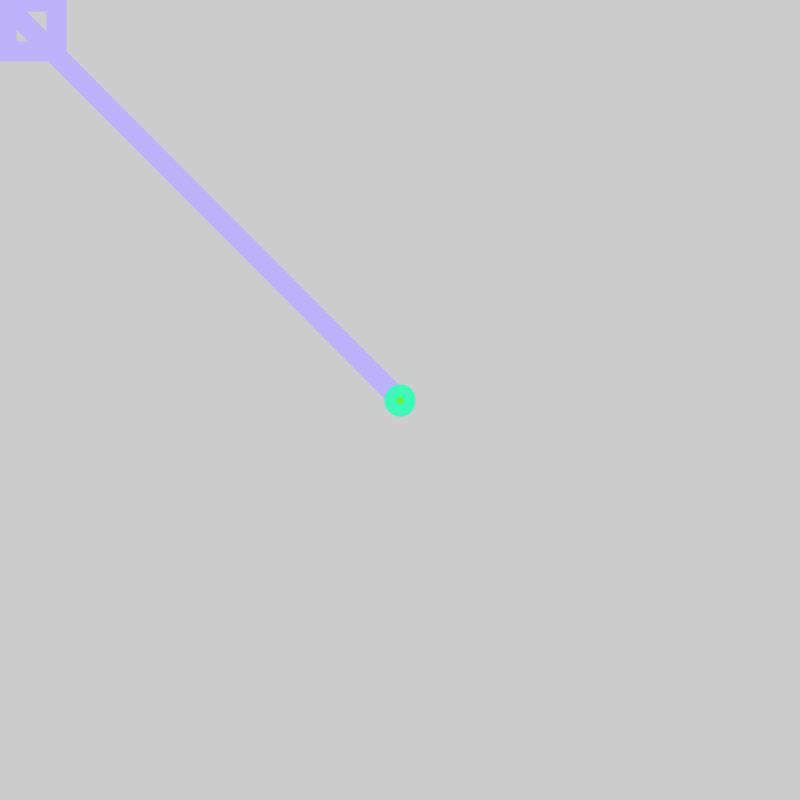
Frame 1 (no input)
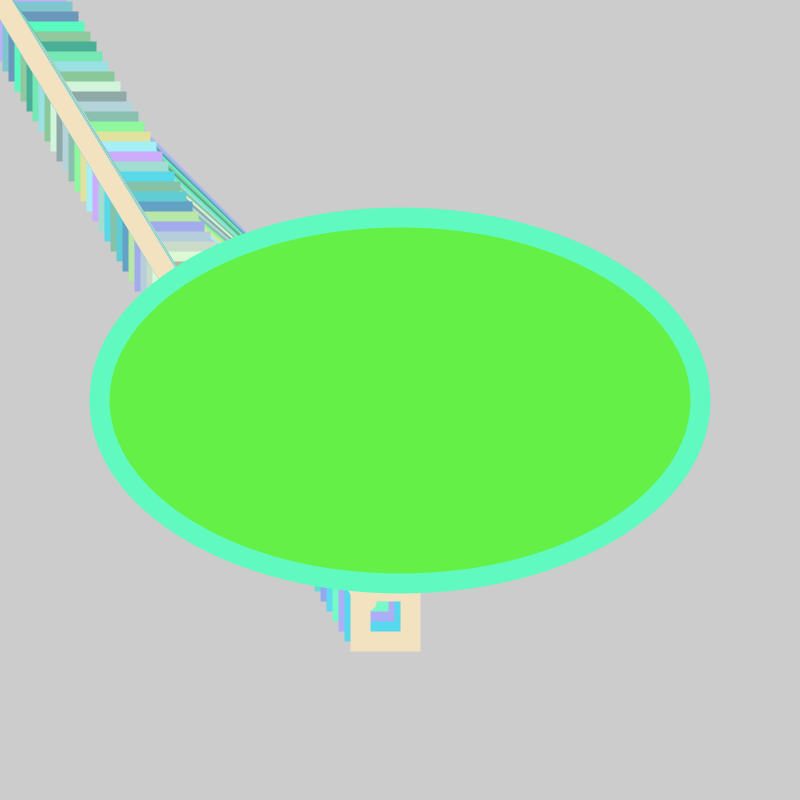
Frame 60 (the mouse pressed at the canvas centre just before this capture)
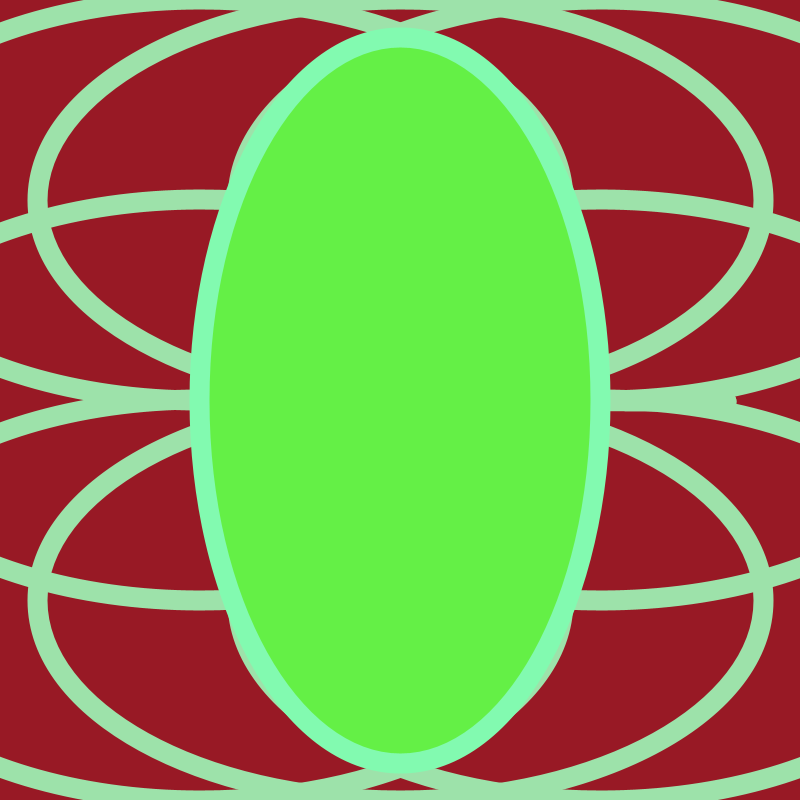
Frame 120 (the mouse held since frame 60 and released just before this capture)

The Processing sketch that drew these frames (run headless with seeded random() and noise(); from frame 60 on, the mouse is pressed at the canvas centre):

// Processing sketch: processing_91028
// ── processing_91028.pde

int xPos=6;
int yPos=1;
int xCount=6;
int yCount=5;
  
void setup (){
  frameRate(9001);
  size(800,800);
  smooth();
}
void draw(){
   
    stroke(random(70,255),random(150,255),random(150,255));
  
    strokeWeight(20);
    noFill();
    rect(xPos,yPos,50,50);
      
    xPos= xPos +xCount;//incex x postion by 1
    if(xPos >= 800 || xPos <= 0){
      if (mousePressed);
      xCount=-xCount;//reverses when hits far edge
    }
    yPos=round(yPos+(yCount*2)); //index y postion by 1
      if(yPos>= 800 || yPos<=0){
        yCount=-yCount;// reverses when hit on bottom
      }
      if (mousePressed){
      background (random(150,255),random(0,50),random(0,50));
      ellipse(200,200,xPos,yPos);
      ellipse(600,600,xPos,yPos);
      ellipse(200,600,xPos,yPos);
      ellipse (600,200,xPos,yPos);
      ellipse(200,400,xPos,yPos);
      ellipse(600,400,xPos,yPos);
      ellipse(400,200,xPos,yPos);
      ellipse(400,600,xPos,yPos);
   
      }
       if(keyPressed){
         stroke(70,255,250);
         fill(70,70,250);
         ellipse(xPos,yPos,200,200);
           stroke(250,250,50);
       }
    line ( xPos,yPos,mouseX,mouseY);
    line (xPos,yPos,400,400);
 
       frameRate(100);
       fill(100,240,70);
      stroke(random(0,250),250,random(100,200));
       ellipse(400,400,yPos,xPos);
}
